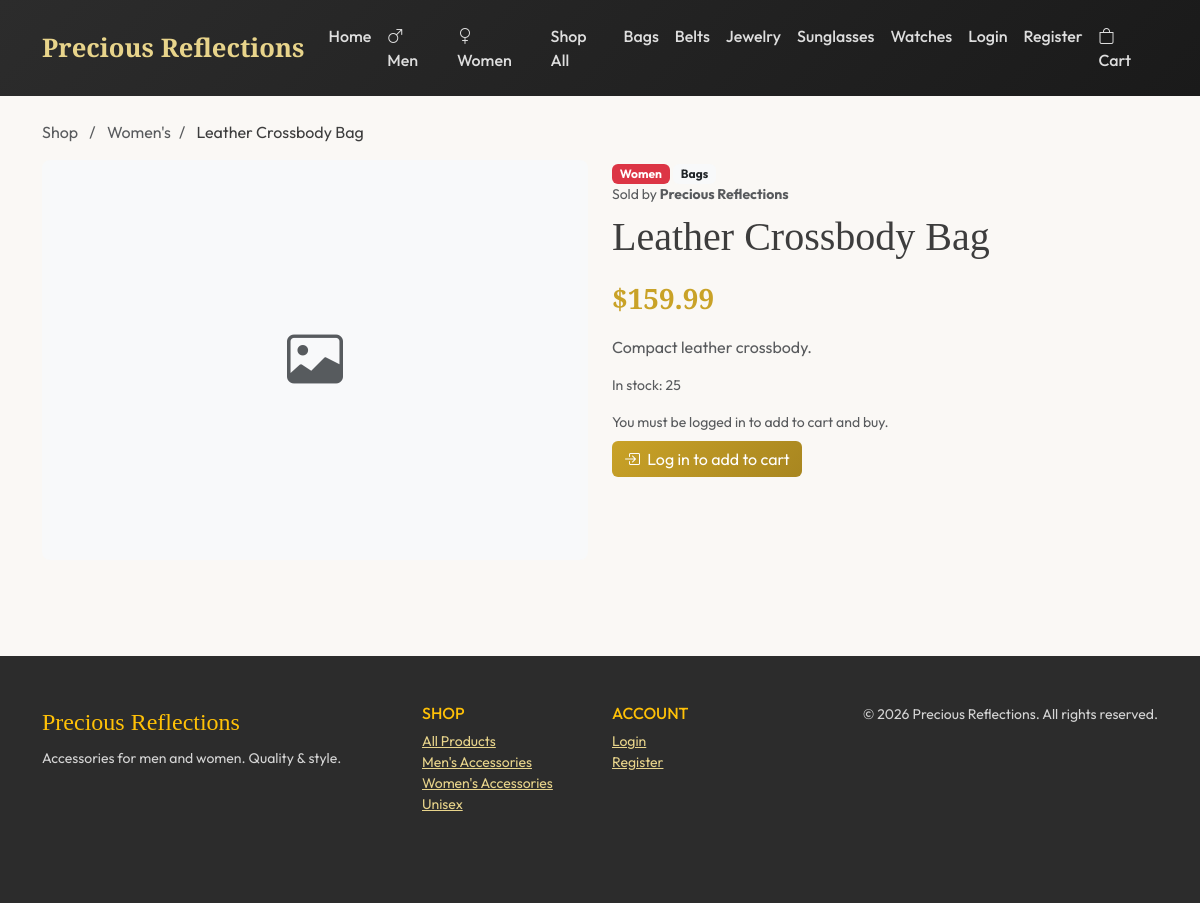
The page /product/leather-crossbody-bag/ on the database as committed earlier.
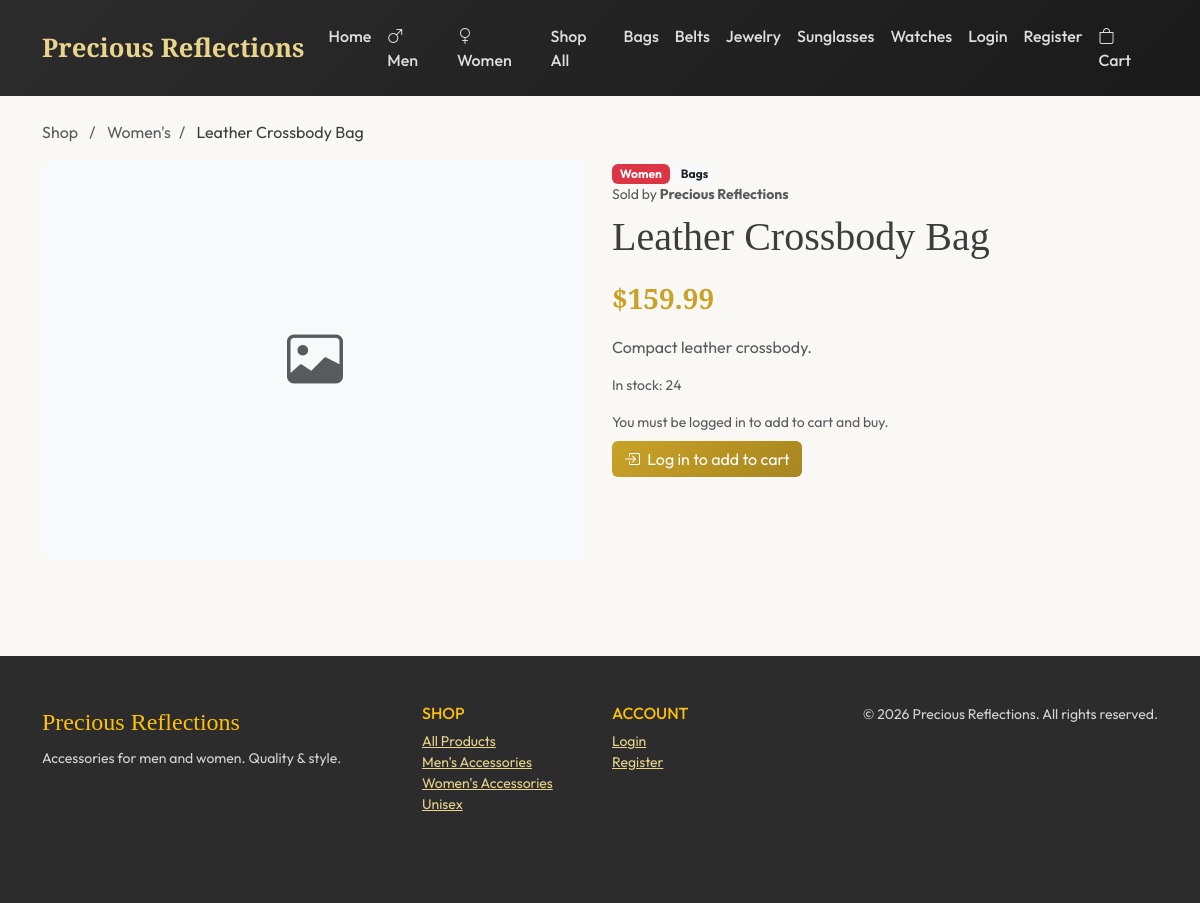
The same page on the database as committed later.
### store/models.py (models this page shows, shortened)
class Product(models.Model):
    name = models.CharField(max_length=200)
    slug = models.SlugField(unique=True, max_length=200)
    description = models.TextField()
    price = models.DecimalField(max_digits=10, decimal_places=2, validators=[MinValueValidator(0)])
    stock = models.PositiveIntegerField(default=0)
    category = models.ForeignKey(Category, on_delete=models.CASCADE, related_name='products')
    gender = models.CharField(max_length=1, choices=GENDER_CHOICES, default='U')
    image = models.ImageField(upload_to='products/', blank=True, null=True)
    seller = models.ForeignKey(settings.AUTH_USER_MODEL, on_delete=models.CASCADE, related_name='products_for_sale', null=True, blank=True)  # null = official/admin
    created_at = models.DateTimeField(auto_now_add=True)
    updated_at = models.DateTimeField(auto_now=True)
    is_active = models.BooleanField(default=True)
    class Meta:
        ordering = ['-created_at']
    @property
    def out_of_stock(self):
        return self.stock == 0

class Category(models.Model):
    name = models.CharField(max_length=100)
    slug = models.SlugField(unique=True, max_length=100)
    description = models.TextField(blank=True)
    image = models.ImageField(upload_to='categories/', blank=True, null=True)
    created_at = models.DateTimeField(auto_now_add=True)
    class Meta:
        verbose_name_plural = 'Categories'
        ordering = ['name']

### store/views.py (the view)
# urls.py: path('product/<slug:slug>/', views.product_detail, name='product_detail'),
def product_detail(request, slug):
    product = get_object_or_404(Product, slug=slug, is_active=True)
    related = Product.objects.filter(category=product.category, is_active=True).exclude(id=product.id)[:4]
    return render(request, 'store/product_detail.html', {
        'product': product,
        'related': related,
    })

### store/context_processors.py (called while the page is built)
def cart_count(request):
    count = 0
    if request.session.get('cart'):
        for item in request.session['cart'].values():
            count += item.get('quantity', 0)
    return {'cart_count': count}

def categories_nav(request):
    from .models import Category
    categories = Category.objects.all()[:10]
    return {'nav_categories': categories}

### templates/store/product_detail.html (shortened to what this page needs)
{% extends 'base.html' %}
{% load static %}
{% block content %}
<div class="container">
  <nav class="mb-3">
    <a href="{% url 'store:shop' %}" class="text-muted text-decoration-none">Shop</a>
    <span class="text-muted mx-2">/</span>
    {% if product.gender == 'F' %}<a href="{% url 'store:shop_women' %}" class="text-muted text-decoration-none">Women's</a><span class="text-muted mx-2">/</span>{% endif %}
    <span>{{ product.name }}</span>
  </nav>
  <div class="row">
    <div class="col-md-6 mb-4">
      {% if product.image %}
      <img src="{{ product.image.url }}" class="img-fluid rounded-3 shadow" alt="{{ product.name }}">
      {% else %}
      <div class="bg-light rounded-3 d-flex align-items-center justify-content-center text-muted" style="height: 400px;"><i class="bi bi-image display-4"></i></div>
      {% endif %}
    </div>
    <div class="col-md-6">
      <span class="badge {% if product.gender == 'M' %}bg-primary{% elif product.gender == 'F' %}bg-danger{% else %}bg-secondary{% endif %}">{{ product.get_gender_display }}</span>
      <span class="badge bg-light text-dark">{{ product.category.name }}</span>
      {% if product.seller %}<p class="small text-muted mb-0">Sold by <strong>{{ product.seller.username }}</strong></p>{% else %}<p class="small text-muted mb-0">Sold by <strong>Precious Reflections</strong></p>{% endif %}
      <h1 class="font-serif mt-2 mb-3">{{ product.name }}</h1>
      <p class="product-price fs-3 mb-3">${{ product.price }}</p>
      <p class="text-muted">{{ product.description }}</p>
      <p class="small text-muted">In stock: {{ product.stock }}</p>
      {% if product.out_of_stock %}
      <button class="btn btn-secondary" disabled>Out of stock</button>
      {% elif user.is_authenticated and product.seller == user %}
      <p class="text-muted small mb-2">This is your listing.</p>
      <a href="{% url 'store:edit_listing' product.pk %}" class="btn btn-outline-secondary">Edit listing</a>
      {% else %}
      <p class="text-muted small mb-2">You must be logged in to add to cart and buy.</p>
      <a href="{% url 'accounts:login' %}?next={{ request.build_absolute_uri|urlencode }}" class="btn btn-gold"><i class="bi bi-box-arrow-in-right me-1"></i> Log in to add to cart</a>
      {% endif %}
    </div>
  </div>
</div>
{% endblock %}

Rows that differ between the two databases and show on the page:
changed Product "Leather Crossbody Bag": stock "25" → "24"
